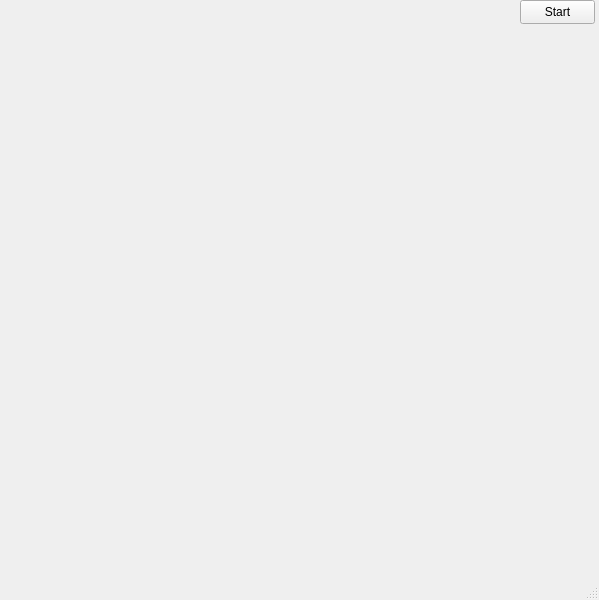
<?xml version="1.0" encoding="UTF-8"?>
<ui version="4.0">
 <class>MainWindow</class>
 <widget class="QMainWindow" name="MainWindow">
  <property name="geometry">
   <rect>
    <x>0</x>
    <y>0</y>
    <width>599</width>
    <height>600</height>
   </rect>
  </property>
  <property name="windowTitle">
   <string>MainWindow</string>
  </property>
  <widget class="QWidget" name="centralwidget">
   <widget class="QPushButton" name="pushButton">
    <property name="geometry">
     <rect>
      <x>520</x>
      <y>0</y>
      <width>75</width>
      <height>24</height>
     </rect>
    </property>
    <property name="text">
     <string>Start</string>
    </property>
   </widget>
   <widget class="QLabel" name="background">
    <property name="geometry">
     <rect>
      <x>0</x>
      <y>0</y>
      <width>3000</width>
      <height>600</height>
     </rect>
    </property>
    <property name="text">
     <string/>
    </property>
    <property name="pixmap">
     <pixmap>../../../Ris/sidnov/zadnik.png</pixmap>
    </property>
   </widget>
   <widget class="QLabel" name="witch">
    <property name="geometry">
     <rect>
      <x>-247</x>
      <y>380</y>
      <width>247</width>
      <height>207</height>
     </rect>
    </property>
    <property name="text">
     <string/>
    </property>
   </widget>
   <widget class="QLabel" name="foreground">
    <property name="geometry">
     <rect>
      <x>0</x>
      <y>0</y>
      <width>3000</width>
      <height>600</height>
     </rect>
    </property>
    <property name="text">
     <string/>
    </property>
    <property name="pixmap">
     <pixmap>../../../Ris/sidnov/pered.png</pixmap>
    </property>
   </widget>
   <widget class="QLabel" name="flymouse">
    <property name="geometry">
     <rect>
      <x>-184</x>
      <y>260</y>
      <width>184</width>
      <height>99</height>
     </rect>
    </property>
    <property name="text">
     <string/>
    </property>
    <property name="pixmap">
     <pixmap>../../../Ris/sidnov/flymouse.gif</pixmap>
    </property>
   </widget>
   <widget class="QLabel" name="redis">
    <property name="geometry">
     <rect>
      <x>760</x>
      <y>420</y>
      <width>177</width>
      <height>152</height>
     </rect>
    </property>
    <property name="text">
     <string/>
    </property>
    <property name="pixmap">
     <pixmap>../../../Ris/sidnov/redis.gif</pixmap>
    </property>
   </widget>
   <widget class="QLabel" name="slime">
    <property name="geometry">
     <rect>
      <x>130</x>
      <y>110</y>
      <width>89</width>
      <height>72</height>
     </rect>
    </property>
    <property name="text">
     <string/>
    </property>
    <property name="pixmap">
     <pixmap>../../../Ris/sidnov/slime.gif</pixmap>
    </property>
   </widget>
   <widget class="QLabel" name="sky">
    <property name="geometry">
     <rect>
      <x>0</x>
      <y>0</y>
      <width>600</width>
      <height>400</height>
     </rect>
    </property>
    <property name="text">
     <string/>
    </property>
    <property name="pixmap">
     <pixmap>../../../Ris/sidnov/sky.gif</pixmap>
    </property>
   </widget>
   <zorder>sky</zorder>
   <zorder>background</zorder>
   <zorder>witch</zorder>
   <zorder>foreground</zorder>
   <zorder>pushButton</zorder>
   <zorder>flymouse</zorder>
   <zorder>redis</zorder>
   <zorder>slime</zorder>
  </widget>
  <widget class="QMenuBar" name="menubar">
   <property name="geometry">
    <rect>
     <x>0</x>
     <y>0</y>
     <width>599</width>
     <height>22</height>
    </rect>
   </property>
  </widget>
  <widget class="QStatusBar" name="statusbar"/>
 </widget>
 <resources/>
 <connections/>
</ui>
